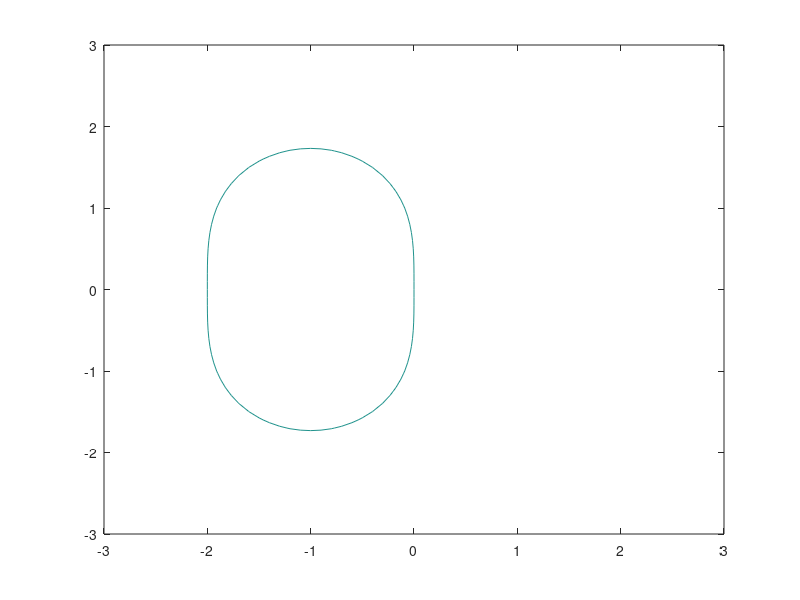

Here is the MATLAB script that generated this plot:
%5_2
[x,y]=meshgrid(-2:0.1:2);
z=x+y*1i;

R20=1+z+1/2.*z.^2;
R2=abs(R20)-1;

figure(1)

c=contour(x,y,R2,[0 0]);
%fill(c(1,2:end),c(2,2:end),[0,1,1])
axis([-3 3 -3 3]); 